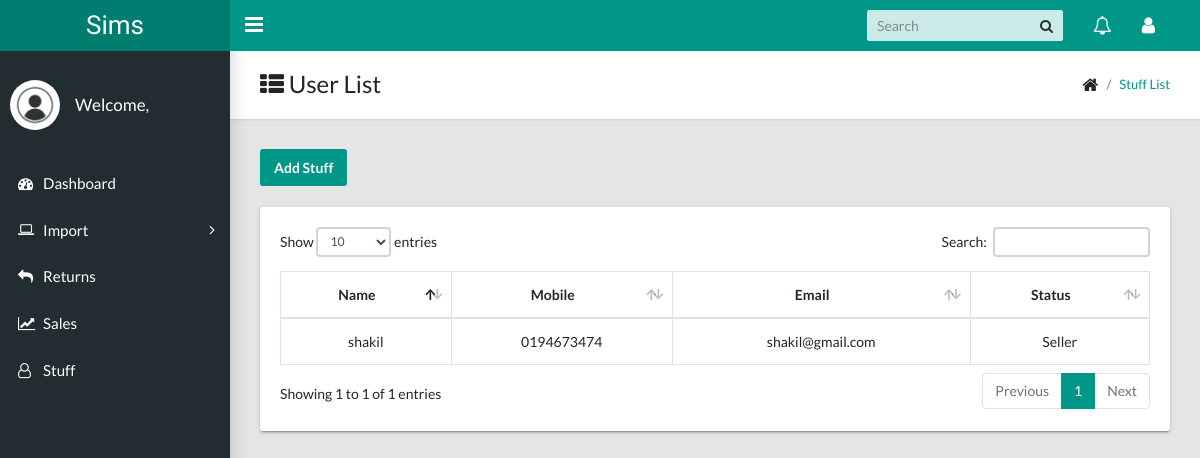
The app's page /user-managements/, older data.
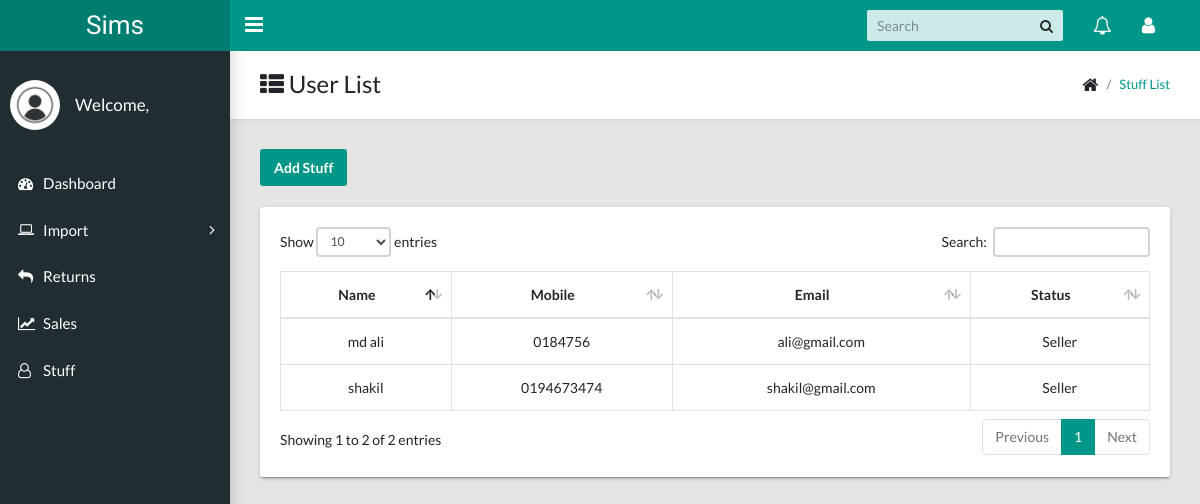
The same page, newer data.
### account/models.py (models this page shows, shortened)
class registerd_user(models.Model):
    first_name = models.CharField(max_length=25,null=False,blank=False)
    last_name = models.CharField(max_length=25,null=False,blank=False)
    email = models.EmailField(null=False,max_length=25,blank=False)
    mobile = models.CharField(max_length=13,blank=False,null=False)
    user_type = models.CharField(max_length=13,blank=False,null=False)
    username = models.CharField(max_length=25,blank=False,null=False)
    password1 = models.CharField(max_length=25,blank=False,null=False)
    password2 = models.CharField(max_length=25,blank=False,null=False)

### account/views.py (the view)
# urls.py: path('user-managements/', views.user_set, name = 'my_user' ),
def user_set(request):
    datauser = registerd_user.objects.all()
    context = {
        "userinfo":datauser
    }
    return  render(request, 'user.html',context)

### templates/user.html (shortened to what this page needs)
<!DOCTYPE html>
{% load static %}
<html lang="en">
  <head>
    <link rel="stylesheet" type="text/css" href="{% static 'css/main.css' %}">
    <link rel="stylesheet" type="text/css" href="https://maxcdn.bootstrapcdn.com/font-awesome/4.7.0/css/font-awesome.min.css">
  </head>
  <body class="app sidebar-mini">
    <header class="app-header"><a class="app-header__logo" href="#">Sims</a>
      <a class="app-sidebar__toggle" href="#" data-toggle="sidebar" aria-label="Hide Sidebar"></a>
      <ul class="app-nav">
        <li class="app-search">
          <input class="app-search__input" type="search" placeholder="Search">
          <button class="app-search__button"><i class="fa fa-search"></i></button>
        </li>
        <li class="dropdown"><a class="app-nav__item" href="#" data-toggle="dropdown" aria-label="Show notifications"><i class="fa fa-bell-o fa-lg"></i></a>
        </li>
        <li class="dropdown"><a class="app-nav__item" href="#" data-toggle="dropdown" aria-label="Open Profile Menu"><i class="fa fa-user fa-lg"></i></a>
        </li>
      </ul>
    </header>
    <aside class="app-sidebar">
      <div class="app-sidebar__user"><img class="app-sidebar__user-avatar img-fluid" src="{% static 'images/avatar.jpg' %}" alt="User Image" >
        <div>
          <p class="app-sidebar__user-name">Welcome,</p>
        </div>
      </div>
      <ul class="app-menu">
        <li><a class="app-menu__item" href="{% url 'account:home' %}"><i class="app-menu__icon fa fa-dashboard"></i><span class="app-menu__label">Dashboard</span></a></li>
        <li class="treeview"><a class="app-menu__item" href="#" data-toggle="treeview"><i class="app-menu__icon fa fa-laptop"></i><span class="app-menu__label">Import</span><i class="treeview-indicator fa fa-angle-right"></i></a>
        </li>
        <li><a class="app-menu__item" href="{% url 'account:return' %}"><i class="app-menu__icon fa fa-reply" aria-hidden="true"></i><span class="app-menu__label">Returns</span></a></li>
        <li><a class="app-menu__item" href="{% url 'account:sale' %}"><i class="app-menu__icon fa fa-line-chart" aria-hidden="true"></i><span class="app-menu__label">Sales</span></a></li>
        <li><a class="app-menu__item" href="{% url 'account:my_user' %}"><i class="app-menu__icon fa fa-user-o" aria-hidden="true"></i><span class="app-menu__label">Stuff</span></a></li>
      </ul>
    </aside>
    <main class="app-content">
      <div class="app-title">
        <div>
          <h1><i class="fa fa-th-list"></i> User List</h1>
        </div>
        <ul class="app-breadcrumb breadcrumb side">
          <li class="breadcrumb-item"><i class="fa fa-home fa-lg"></i></li>
          <li class="breadcrumb-item active"><a href="#">Stuff List</a></li>
        </ul>
      </div>
      <a href="{% url 'account:addmy_user' %}"><button class="btn btn-primary">Add Stuff</button></a>
      <br><br>
      <div class="row">
        <div class="col-md-12">
          <div class="tile">
            <div class="tile-body">
              <div class="table-responsive">
                <table class="table table-hover table-bordered text-center" id="sampleTable" >
                  <thead>
                    <tr>
                      <th>Name</th>
                      <th>Mobile</th>
                      <th>Email</th>
                      <th>Status</th>
                    </tr>
                  </thead>
                  <tbody>
                  {% for data in userinfo %}
                    <tr>
                      <td>{{ data.first_name }}</td>
                      <td>{{ data.mobile }}</td>
                      <td>{{ data.email }}</td>
                      <td>{{ data.user_type }}</td>
                    </tr>
                  {% endfor %}
                  </tbody>
                </table>
              </div>
            </div>
          </div>
        </div>
      </div>
    </main>
  </body>
</html>

Row changes from the older to the newer data that the page shows:
added registerd_user: first_name "md ali", mobile "0184756", email "ali@gmail.com", user_type "Seller"
Text that changed along with them:
text written by a page script: "Show entries Search: Showing 1 to 1 of 1 entries Previous 1 Next" → "Show entries Search: Showing 1 to 2 of 2 entries Previous 1 Next"
